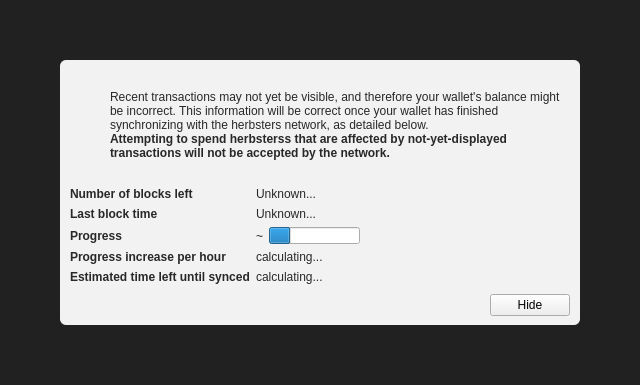
<?xml version="1.0" encoding="UTF-8"?>
<ui version="4.0">
 <class>ModalOverlay</class>
 <widget class="ModalOverlay" name="ModalOverlay">
  <property name="geometry">
   <rect>
    <x>0</x>
    <y>0</y>
    <width>640</width>
    <height>385</height>
   </rect>
  </property>
  <property name="windowTitle">
   <string>Form</string>
  </property>
  <layout class="QVBoxLayout" name="verticalLayout" stretch="0">
   <property name="sizeConstraint">
    <enum>QLayout::SetDefaultConstraint</enum>
   </property>
   <property name="leftMargin">
    <number>0</number>
   </property>
   <property name="topMargin">
    <number>0</number>
   </property>
   <property name="rightMargin">
    <number>0</number>
   </property>
   <property name="bottomMargin">
    <number>0</number>
   </property>
   <item>
    <widget class="QWidget" name="bgWidget" native="true">
     <property name="styleSheet">
      <string notr="true">#bgWidget { background: rgba(0,0,0,220); }</string>
     </property>
     <layout class="QVBoxLayout" name="verticalLayoutMain" stretch="1">
      <property name="leftMargin">
       <number>60</number>
      </property>
      <property name="topMargin">
       <number>60</number>
      </property>
      <property name="rightMargin">
       <number>60</number>
      </property>
      <property name="bottomMargin">
       <number>60</number>
      </property>
      <item>
       <widget class="QWidget" name="contentWidget" native="true">
        <property name="styleSheet">
         <string notr="true">#contentWidget { background: rgba(255,255,255,240); border-radius: 6px; }

QLabel { color: rgb(40,40,40);  }</string>
        </property>
        <layout class="QVBoxLayout" name="verticalLayoutSub" stretch="1,0,0,0">
         <property name="spacing">
          <number>0</number>
         </property>
         <property name="leftMargin">
          <number>10</number>
         </property>
         <property name="topMargin">
          <number>10</number>
         </property>
         <property name="rightMargin">
          <number>10</number>
         </property>
         <property name="bottomMargin">
          <number>10</number>
         </property>
         <item>
          <layout class="QHBoxLayout" name="horizontalLayoutIconText" stretch="0,1">
           <property name="topMargin">
            <number>20</number>
           </property>
           <item>
            <layout class="QVBoxLayout" name="verticalLayoutIcon">
             <property name="leftMargin">
              <number>0</number>
             </property>
             <item>
              <widget class="QPushButton" name="warningIcon">
               <property name="enabled">
                <bool>false</bool>
               </property>
               <property name="text">
                <string/>
               </property>
               <property name="icon">
                <iconset>
                 <normaloff>:/icons/warning</normaloff>
                 <disabledoff>:/icons/warning</disabledoff>:/icons/warning</iconset>
               </property>
               <property name="iconSize">
                <size>
                 <width>48</width>
                 <height>48</height>
                </size>
               </property>
               <property name="flat">
                <bool>true</bool>
               </property>
              </widget>
             </item>
             <item>
              <spacer name="verticalSpacerWarningIcon">
               <property name="orientation">
                <enum>Qt::Vertical</enum>
               </property>
               <property name="sizeHint" stdset="0">
                <size>
                 <width>20</width>
                 <height>40</height>
                </size>
               </property>
              </spacer>
             </item>
            </layout>
           </item>
           <item>
            <layout class="QVBoxLayout" name="verticalLayoutInfoText">
             <property name="leftMargin">
              <number>0</number>
             </property>
             <property name="topMargin">
              <number>0</number>
             </property>
             <item>
              <widget class="QLabel" name="infoText">
               <property name="text">
                <string>Recent transactions may not yet be visible, and therefore your wallet's balance might be incorrect. This information will be correct once your wallet has finished synchronizing with the herbsters network, as detailed below.</string>
               </property>
               <property name="textFormat">
                <enum>Qt::RichText</enum>
               </property>
               <property name="wordWrap">
                <bool>true</bool>
               </property>
              </widget>
             </item>
             <item>
              <widget class="QLabel" name="infoTextStrong">
               <property name="font">
                <font>
                 <weight>75</weight>
                 <bold>true</bold>
                </font>
               </property>
               <property name="text">
                <string>Attempting to spend herbsterss that are affected by not-yet-displayed transactions will not be accepted by the network.</string>
               </property>
               <property name="textFormat">
                <enum>Qt::RichText</enum>
               </property>
               <property name="wordWrap">
                <bool>true</bool>
               </property>
              </widget>
             </item>
             <item>
              <spacer name="verticalSpacerInTextSpace">
               <property name="orientation">
                <enum>Qt::Vertical</enum>
               </property>
               <property name="sizeHint" stdset="0">
                <size>
                 <width>20</width>
                 <height>40</height>
                </size>
               </property>
              </spacer>
             </item>
            </layout>
           </item>
          </layout>
         </item>
         <item>
          <spacer name="verticalSpacerAfterText">
           <property name="orientation">
            <enum>Qt::Vertical</enum>
           </property>
           <property name="sizeHint" stdset="0">
            <size>
             <width>20</width>
             <height>40</height>
            </size>
           </property>
          </spacer>
         </item>
         <item>
          <layout class="QFormLayout" name="formLayout">
           <property name="fieldGrowthPolicy">
            <enum>QFormLayout::FieldsStayAtSizeHint</enum>
           </property>
           <property name="horizontalSpacing">
            <number>6</number>
           </property>
           <property name="verticalSpacing">
            <number>6</number>
           </property>
           <property name="topMargin">
            <number>10</number>
           </property>
           <item row="0" column="0">
            <widget class="QLabel" name="labelNumberOfBlocksLeft">
             <property name="font">
              <font>
               <weight>75</weight>
               <bold>true</bold>
              </font>
             </property>
             <property name="text">
              <string>Number of blocks left</string>
             </property>
            </widget>
           </item>
           <item row="0" column="1">
            <widget class="QLabel" name="numberOfBlocksLeft">
             <property name="text">
              <string>Unknown...</string>
             </property>
            </widget>
           </item>
           <item row="1" column="0">
            <widget class="QLabel" name="labelLastBlockTime">
             <property name="font">
              <font>
               <weight>75</weight>
               <bold>true</bold>
              </font>
             </property>
             <property name="text">
              <string>Last block time</string>
             </property>
            </widget>
           </item>
           <item row="1" column="1">
            <widget class="QLabel" name="newestBlockDate">
             <property name="sizePolicy">
              <sizepolicy hsizetype="Maximum" vsizetype="Preferred">
               <horstretch>0</horstretch>
               <verstretch>0</verstretch>
              </sizepolicy>
             </property>
             <property name="text">
              <string>Unknown...</string>
             </property>
            </widget>
           </item>
           <item row="2" column="0">
            <widget class="QLabel" name="labelSyncDone">
             <property name="font">
              <font>
               <weight>75</weight>
               <bold>true</bold>
              </font>
             </property>
             <property name="text">
              <string>Progress</string>
             </property>
            </widget>
           </item>
           <item row="2" column="1">
            <layout class="QHBoxLayout" name="horizontalLayoutSync" stretch="0,1">
             <item>
              <widget class="QLabel" name="percentageProgress">
               <property name="text">
                <string notr="true">~</string>
               </property>
              </widget>
             </item>
             <item>
              <widget class="QProgressBar" name="progressBar">
               <property name="value">
                <number>24</number>
               </property>
               <property name="format">
                <string/>
               </property>
              </widget>
             </item>
            </layout>
           </item>
           <item row="4" column="0">
            <widget class="QLabel" name="labelProgressIncrease">
             <property name="font">
              <font>
               <weight>75</weight>
               <bold>true</bold>
              </font>
             </property>
             <property name="text">
              <string>Progress increase per hour</string>
             </property>
            </widget>
           </item>
           <item row="4" column="1">
            <widget class="QLabel" name="progressIncreasePerH">
             <property name="text">
              <string>calculating...</string>
             </property>
            </widget>
           </item>
           <item row="5" column="0">
            <widget class="QLabel" name="labelEstimatedTimeLeft">
             <property name="font">
              <font>
               <weight>75</weight>
               <bold>true</bold>
              </font>
             </property>
             <property name="text">
              <string>Estimated time left until synced</string>
             </property>
            </widget>
           </item>
           <item row="5" column="1">
            <widget class="QLabel" name="expectedTimeLeft">
             <property name="text">
              <string>calculating...</string>
             </property>
            </widget>
           </item>
          </layout>
         </item>
         <item>
          <layout class="QHBoxLayout" name="horizontalLayoutButtons">
           <property name="leftMargin">
            <number>10</number>
           </property>
           <property name="topMargin">
            <number>10</number>
           </property>
           <item>
            <spacer name="horizontalSpacer">
             <property name="orientation">
              <enum>Qt::Horizontal</enum>
             </property>
             <property name="sizeHint" stdset="0">
              <size>
               <width>40</width>
               <height>20</height>
              </size>
             </property>
            </spacer>
           </item>
           <item>
            <widget class="QPushButton" name="closeButton">
             <property name="text">
              <string>Hide</string>
             </property>
            </widget>
           </item>
          </layout>
         </item>
        </layout>
       </widget>
      </item>
     </layout>
    </widget>
   </item>
  </layout>
 </widget>
 <customwidgets>
  <customwidget>
   <class>ModalOverlay</class>
   <extends>QWidget</extends>
   <header>modaloverlay.h</header>
   <container>1</container>
  </customwidget>
 </customwidgets>
 <resources/>
 <connections/>
</ui>
